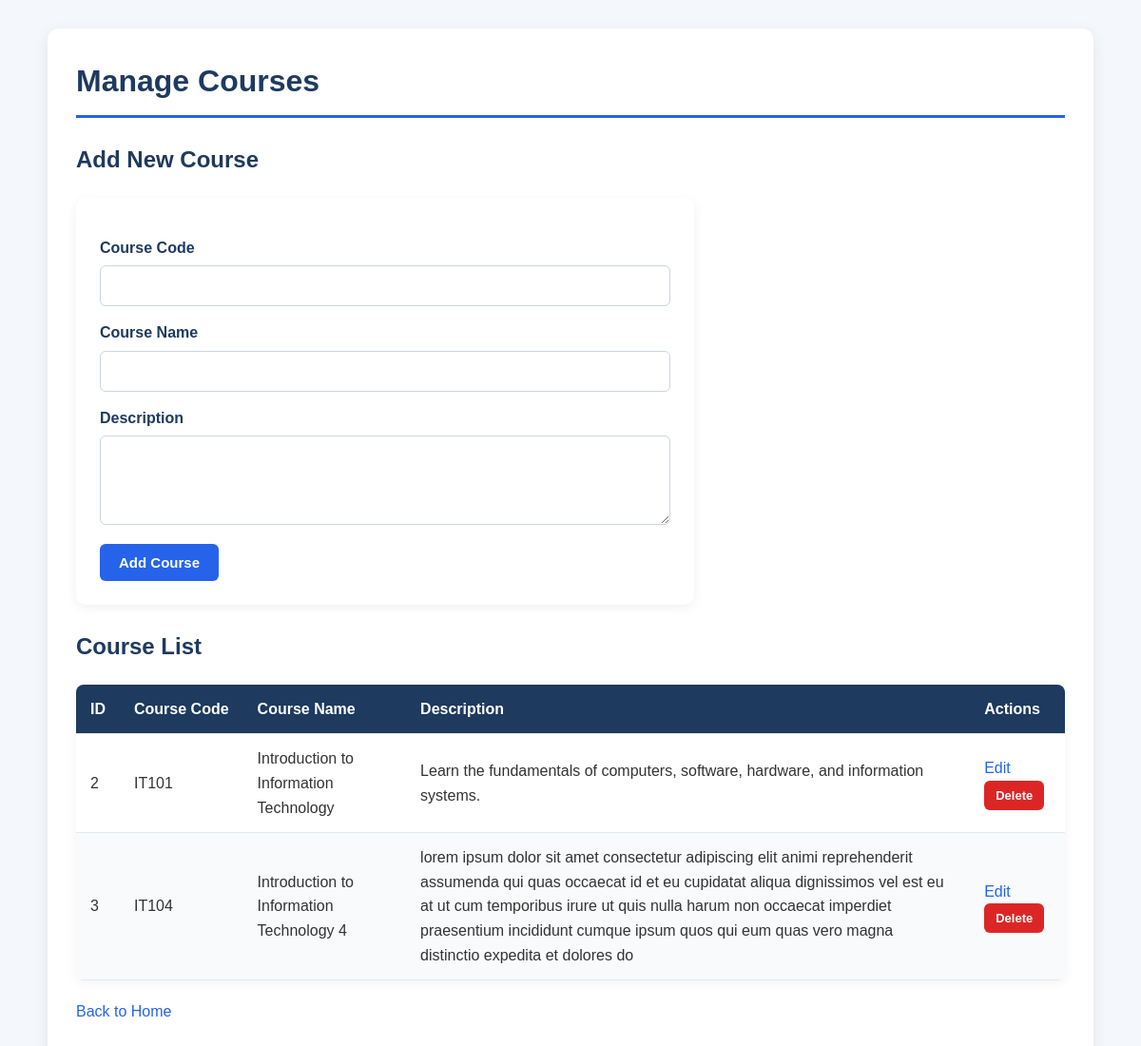
Screenshot of /admin/courses.php with the database file from the repository.
### tables this page shows
CREATE TABLE `courses` (
  `course_id` int(11) NOT NULL,
  `course_code` varchar(20) NOT NULL,
  `course_name` varchar(100) NOT NULL,
  `description` text DEFAULT NULL
);

### classes/Course.php (called while the page is built, shortened)
<?php
class Course
{
    private $db;
    public function __construct(PDO $db){$this->db = $db;}
    public function all()
    {
        $sql = "SELECT * FROM courses ORDER BY course_name ASC";
        $stmt = $this->db->prepare($sql);
        $stmt->execute();
        return $stmt->fetchAll();
    }
}

### admin/courses.php (the view, shortened to what this page needs)
<?php
require_once __DIR__ . '/../config/db.php';
require_once __DIR__ . '/../classes/Course.php';
$courseModel = new Course($db);
$editCourse = null;
$courses = $courseModel->all();
?>
<!DOCTYPE html>
<html lang="en">
<head>
    <link rel="stylesheet" href="../css/style.css">
</head>
<body>
<div class="container">
    <h1>Manage Courses</h1>
    <h2><?= $editCourse ? 'Edit Course' : 'Add New Course' ?></h2>
    <form method="POST">
        <label for="course_code">Course Code</label>
        <input
            type="text"
            id="course_code"
            name="course_code"
            value="<?= htmlspecialchars($editCourse['course_code'] ?? '', ENT_QUOTES, 'UTF-8') ?>"
            required
        >
        <label for="course_name">Course Name</label>
        <input
            type="text"
            id="course_name"
            name="course_name"
            value="<?= htmlspecialchars($editCourse['course_name'] ?? '', ENT_QUOTES, 'UTF-8') ?>"
            required
        >
        <label for="description">Description</label>
        <textarea
            id="description"
            name="description"
            rows="4"
        ><?= htmlspecialchars($editCourse['description'] ?? '', ENT_QUOTES, 'UTF-8') ?></textarea>
        <button type="submit" name="save_course">
            <?= $editCourse ? 'Update Course' : 'Add Course' ?>
        </button>
    </form>
    <h2>Course List</h2>
    <table>
        <thead>
            <tr>
                <th>ID</th>
                <th>Course Code</th>
                <th>Course Name</th>
                <th>Description</th>
                <th>Actions</th>
            </tr>
        </thead>
        <tbody>
            <?php if (empty($courses)): ?>
                <tr>
                    <td colspan="5">No courses found.</td>
                </tr>
            <?php else: ?>
                <?php foreach ($courses as $course): ?>
                    <tr>
                        <td><?= htmlspecialchars($course['course_id'], ENT_QUOTES, 'UTF-8') ?></td>
                        <td><?= htmlspecialchars($course['course_code'], ENT_QUOTES, 'UTF-8') ?></td>
                        <td><?= htmlspecialchars($course['course_name'], ENT_QUOTES, 'UTF-8') ?></td>
                        <td><?= htmlspecialchars($course['description'] ?? '', ENT_QUOTES, 'UTF-8') ?></td>
                        <td>
                            <a href="courses.php?edit=<?= (int) $course['course_id'] ?>">
                                Edit
                            </a>
                            <form method="POST" style="display:inline;"
                                  onsubmit="return confirm('Are you sure you want to delete this course?');">
                                <button type="submit">Delete</button>
                            </form>
                        </td>
                    </tr>
                <?php endforeach; ?>
            <?php endif; ?>
        </tbody>
    </table>
    <p><a href="../index.php">Back to Home</a></p>
</div>
</body>
</html>

### css/style.css (style rules this page uses)
* { margin: 0; padding: 0; box-sizing: border-box; }
body { font-family: Arial, Helvetica, sans-serif; background-color: #f4f7fb; color: #333; line-height: 1.6; padding: 30px; }
h1, h2, h3 { color: #1e3a5f; margin-bottom: 20px; }
h1 { font-size: 32px; border-bottom: 3px solid #2563eb; padding-bottom: 10px; }
h2 { font-size: 24px; margin-top: 25px; }
p { margin-bottom: 15px; }
.container { max-width: 1100px; margin: 0 auto; background: #ffffff; padding: 30px; border-radius: 12px; box-shadow: 0 4px 15px rgba(0, 0, 0, 0.08); }
a { color: #2563eb; text-decoration: none; }
form { max-width: 650px; margin: 20px 0; background: #ffffff; padding: 25px; border-radius: 10px; box-shadow: 0 3px 12px rgba(0, 0, 0, 0.06); }
label { display: block; font-weight: bold; margin: 15px 0 6px; color: #1e3a5f; }
input, select, textarea { display: block; width: 100%; padding: 12px; border: 1px solid #cbd5e1; border-radius: 6px; font-size: 15px; background: #ffffff; color: #333; outline: none; }
button, input[type="submit"] { display: inline-block; width: auto; padding: 11px 20px; margin-top: 20px; background: #2563eb; color: #ffffff; border: none; border-radius: 6px; font-size: 15px; font-weight: bold; cursor: pointer; transition: background 0.2s; }
table { width: 100%; border-collapse: collapse; margin: 20px 0; background: #ffffff; border-radius: 8px; overflow: hidden; box-shadow: 0 3px 12px rgba(0, 0, 0, 0.05); }
thead { background: #1e3a5f; color: #ffffff; }
th, td { padding: 13px 15px; text-align: left; border-bottom: 1px solid #e2e8f0; }
th { font-weight: bold; white-space: nowrap; }
tbody tr:nth-child(even) { background: #f8fafc; }
td form { margin: 0; padding: 0; box-shadow: none; background: transparent; }
td button { margin: 0; padding: 8px 12px; font-size: 13px; background: #dc2626; }

### rows the page displays
courses: course_id "2", course_code "IT101", course_name "Introduction to Information Technology", description "Learn the fundamentals of computers, software, hardware, and information systems."
courses: course_id "3", course_code "IT104", course_name "Introduction to Information Technology 4", description "lorem ipsum dolor sit amet consectetur adipiscing elit animi reprehenderit assumenda qui quas occaecat id et eu cupidatat aliqua dignissimos vel est eu at ut cum temporibus irure ut quis nulla harum non occaecat imperdiet praesentium incididunt cumque ipsum quos qui eum quas vero magna distinctio expedita et dolores do"
